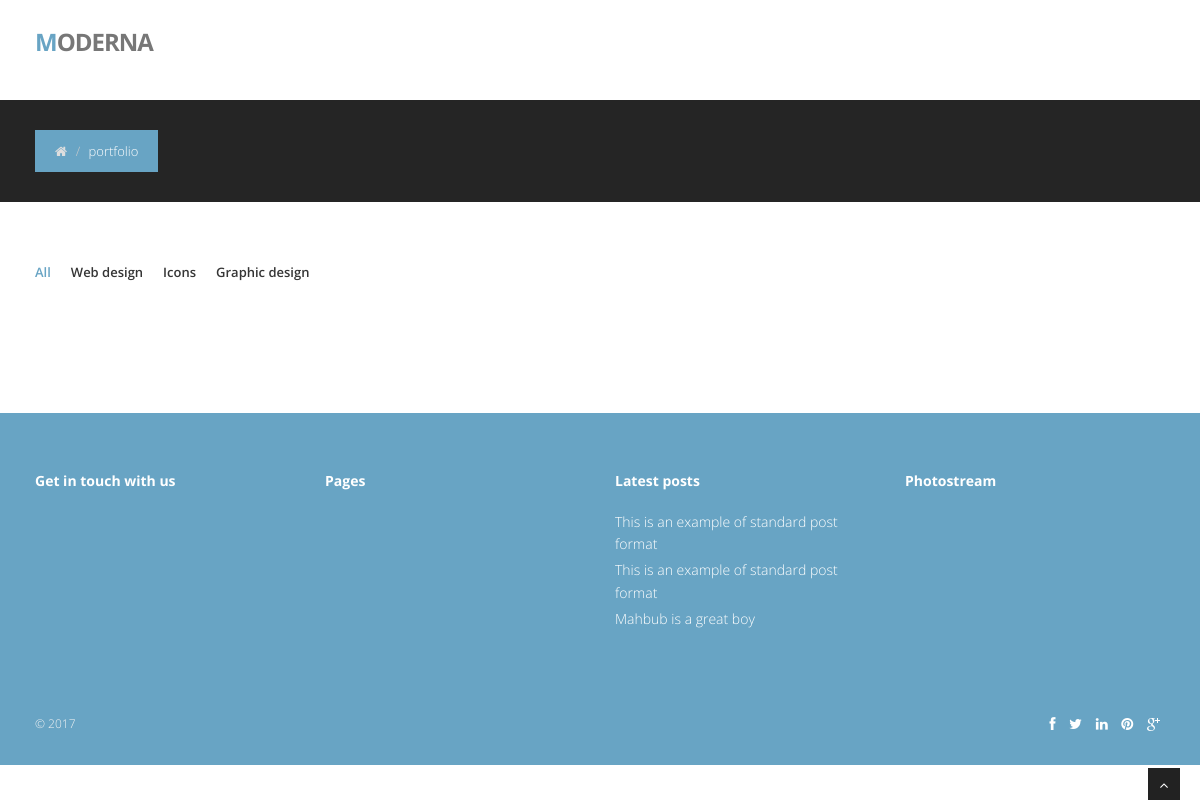
/portfolio.php, run on an earlier commit of the app's database.
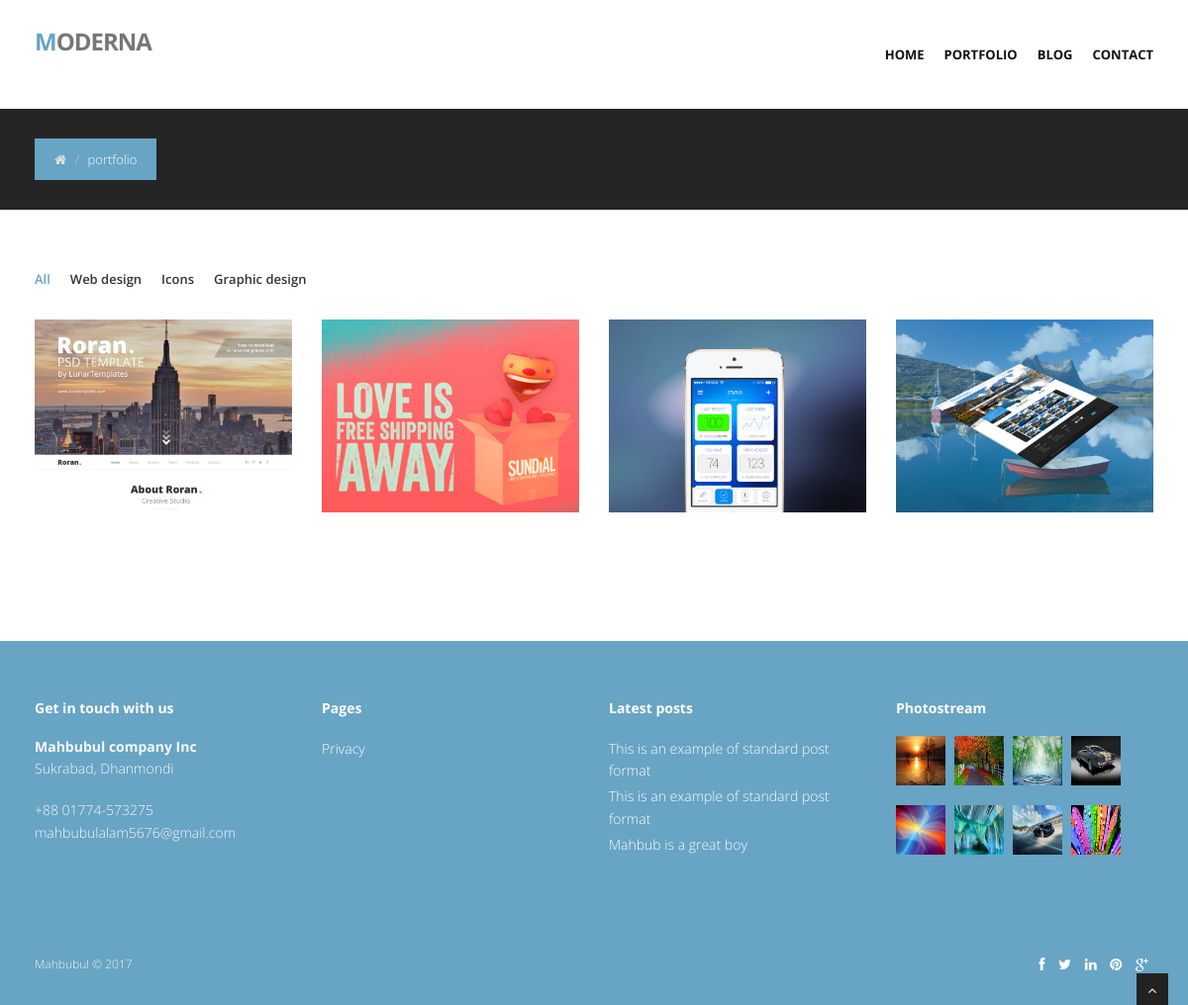
And on a later commit of the database.
### tables this page shows
CREATE TABLE `tbl_post` (
  `post_postId` int(11) NOT NULL,
  `post_postTitle` varchar(150) NOT NULL,
  `post_postDetails` text NOT NULL,
  `post_categoryId` int(11) NOT NULL,
  `post_postButtonText` varchar(40) NOT NULL,
  `post_postUploader` varchar(50) NOT NULL,
  `post_postUploaderId` int(5) NOT NULL,
  `post_postImage` varchar(255) NOT NULL,
  `post_postUploadeDate` timestamp NOT NULL DEFAULT CURRENT_TIMESTAMP,
  `post_postComment` int(5) NOT NULL,
  `post_postStatus` tinyint(2) NOT NULL
);

CREATE TABLE `tbl_menu` (
  `menuId` int(11) NOT NULL,
  `menuName` varchar(50) NOT NULL,
  `menuUrl` varchar(60) NOT NULL,
  `menuUploaderId` int(3) NOT NULL,
  `menuStatus` int(2) NOT NULL,
  `menuUploadeDate` timestamp NOT NULL DEFAULT CURRENT_TIMESTAMP,
  `menuPosition` int(3) DEFAULT NULL
);

CREATE TABLE `tbl_portfolio` (
  `portfolioId` int(11) NOT NULL,
  `portfolioTitle` varchar(255) NOT NULL,
  `portfolioName` varchar(150) NOT NULL,
  `portfolioImage` varchar(255) NOT NULL,
  `portfolioStatus` int(2) NOT NULL,
  `portfolioUploaderId` int(3) NOT NULL,
  `portfolioUploaderName` varchar(70) NOT NULL,
  `portfolioUploadeDate` timestamp NOT NULL DEFAULT CURRENT_TIMESTAMP,
  `portfolio_categoryId` int(2) NOT NULL
);

CREATE TABLE `tbl_description` (
  `value` varchar(20) NOT NULL,
  `website_heading` varchar(100) NOT NULL,
  `companyName` varchar(40) NOT NULL,
  `companyAddress` varchar(70) NOT NULL,
  `companyPhone` varchar(35) NOT NULL,
  `companyEmail` varchar(35) NOT NULL,
  `copyright` varchar(30) NOT NULL,
  `facebookUrl` varchar(50) NOT NULL,
  `twitterUrl` varchar(50) NOT NULL,
  `linkedinUrl` varchar(50) NOT NULL,
  `pinterestUrl` varchar(50) NOT NULL,
  `googleplusUrl` varchar(50) NOT NULL,
  `companyLogo` varchar(100) NOT NULL,
  `companyOwner` varchar(50) NOT NULL
);

CREATE TABLE `tbl_pageandfeature` (
  `pId` int(11) NOT NULL,
  `pTitle` varchar(110) NOT NULL,
  `pDetails` text NOT NULL,
  `pCategory` int(11) NOT NULL,
  `pStatus` int(11) NOT NULL,
  `pUploaderId` int(11) NOT NULL
);

CREATE TABLE `tbl_gallery` (
  `galleryId` int(11) NOT NULL,
  `galleryImage` varchar(255) NOT NULL,
  `galleryURL` varchar(120) NOT NULL,
  `galleryImageUploadeTime` timestamp NOT NULL DEFAULT CURRENT_TIMESTAMP,
  `galleryUploaderId` int(3) NOT NULL,
  `galleryUploaderName` varchar(30) NOT NULL
);

### functions/function.php (called while the page is built, shortened)
<?php
    function getHeader(){
        require_once "inc/header.php";
    }
    function getBread(){
            require_once "inc/bread.php";
        }
    function getFooter(){
            require_once "inc/footer.php";
        }
    function getPart($addPart){
            include_once "inc/".$addPart;
        }
    function getCurrentPage() {
    $link = explode('/', $_SERVER['PHP_SELF']);
    $page = $link[count($link) - 1];
    $page = explode('.',$page);
    $page = $page[0];
    return $page;
}
?>

### portfolio.php (called while the page is built)
<?php require_once "functions/function.php";?>
<?php  getHeader(); ?>
<?php  getBread(); ?>
<?php  getPart("portfolio.php"); ?>
<?php getFooter(); ?>

### inc/portfolio.php (the view, shortened to what this page needs)
<section id="content">
	<div class="container">
		<div class="row">
			<div class="col-lg-12">
				<ul class="portfolio-categ filter">
					<li class="all active"><a href="#">All</a></li>
					<li class="web"><a href="#" title="">Web design</a></li>
					<li class="icon"><a href="#" title="">Icons</a></li>
					<li class="graphic"><a href="#" title="">Graphic design</a></li>
				</ul>
				<div class="clearfix">
				</div>
				<div class="row">
					<section id="projects">
					<ul id="thumbs" class="portfolio">
						<?php
                            global $con;
                            $query = "SELECT * FROM tbl_portfolio WHERE portfolioStatus='2' ORDER BY portfolioId DESC";
                            $result = mysqli_query($con,$query)->fetch_all(MYSQLI_ASSOC);
                            if($result){
                                foreach($result as $portfolio){
                                extract($portfolio);
                         ?>
						<li class="item-thumbs col-lg-3 design" data-id="id-0" data-type="<?php if($portfolio_categoryId == 1){echo 'web';}elseif($portfolio_categoryId == 2){echo 'icon';}elseif($portfolio_categoryId == 3){echo 'graphic';} ?>">
						<img src="Admin/uploads/portfolioImage/<?=$portfolioImage;?>" alt="<?=$portfolioTitle;?>">
						</li>
						<?php } } ?>
					</ul>
					</section>
				</div>
			</div>
		</div>
	</div>
	</section>

### inc/header.php (shortened to what this page needs)
<!DOCTYPE html>
<html lang="en">
<head>
<link href="css/bootstrap.min.css" rel="stylesheet" />
<link href="css/fancybox/jquery.fancybox.css" rel="stylesheet">
<link href="css/jcarousel.css" rel="stylesheet" />
<link href="css/flexslider.css" rel="stylesheet" />
<link href="css/style.css" rel="stylesheet" />
<link href="skins/default.css" rel="stylesheet" />
</head>
<body>
<div id="wrapper">
	<header>
        <div class="navbar navbar-default navbar-static-top">
            <div class="container">
                <div class="navbar-header">
                    <a class="navbar-brand" href="index.php"><span>M</span>oderna</a>
                </div>
                <div class="navbar-collapse collapse ">
                    <ul class="nav navbar-nav">
                       <?php
                            global $con;
                            $query = "SELECT * FROM tbl_menu where menuStatus='2' ORDER BY menuPosition ASC";
                            $result = mysqli_query($con,$query)->fetch_all(MYSQLI_ASSOC);
                            if($result){
                                foreach($result as $menu){
                         ?>
                        <li><a href="<?=$menu['menuUrl'];?>"><?=$menu['menuName'];?></a></li>
                        <?php } } ?>
                    </ul>
                </div>
            </div>
        </div>
	</header>

### inc/bread.php
<section id="inner-headline">
	<div class="container">
		<div class="row">
			<div class="col-lg-12">
				<ul class="breadcrumb">
					<li><a href="#"><i class="fa fa-home"></i></a><i class="icon-angle-right"></i></li>
					<li class="active"><?php echo getCurrentPage();?></li>
				</ul>
			</div>
		</div>
	</div>
</section>

### inc/footer.php (shortened to what this page needs)
	<footer>
	<div class="container">
		<div class="row">
			<div class="col-lg-3">
				<div class="widget">
					<h5 class="widgetheading">Get in touch with us</h5>
					<?php
                         global $con;
                         $query = "SELECT * FROM tbl_description WHERE value='company_details' or value='copyright' or value='social_url'";
                         $adminResult = mysqli_query($con,$query);
                         if($adminResult){
                             $result = mysqli_fetch_array($adminResult);
                             extract($result);
                    ?>
					<address>
					<strong><?=$companyName;?></strong><br>
					 <?=$companyAddress;?> </address>
					<p>
						<i class="icon-phone"></i> <?=$companyPhone;?> <br>
						<i class="icon-envelope-alt"></i> <?=$companyEmail;?>
					</p>
					<?php } ?>
				</div>
			</div>
			<div class="col-lg-3">
				<div class="widget">
					<h5 class="widgetheading">Pages</h5>
					<ul class="link-list">
                        <?php
                            $query = "SELECT * FROM tbl_pageandfeature WHERE pStatus='2' and pCategory='2' ORDER BY pId DESC LIMIT 4";
                            $result = mysqli_query($con,$query)->fetch_all(MYSQLI_ASSOC);
                            if($result){
                                foreach($result as $page){
                                extract($page);
                        ?>
						<li><a href="?id=<?=$pId;?>"><?=$pTitle;?></a></li>
						<?php } } ?>
					</ul>
				</div>
			</div>
			<div class="col-lg-3">
				<div class="widget">
					<h5 class="widgetheading">Latest posts</h5>
					<ul class="link-list">
					    <?php
                           $postQuery = "SELECT * FROM tbl_post WHERE post_postStatus='2' ORDER BY post_postId DESC LIMIT 3";
                           $postResult = mysqli_query($con,$postQuery);
                           if($postResult){
                              while($post = $postResult->fetch_array()){
                                  extract($post);
                         ?>
						<li><a href="?postId=<?=$post_postId;?>"><?=$post_postTitle;?></a></li>
						<?php } }else{echo "";} ?>
					</ul>
				</div>
			</div>
			<div class="col-lg-3">
				<div class="widget">
					<h5 class="widgetheading">Photostream</h5>
					<div class="flickr_badge">
						<ul class="gallery">
                            <?php
                               $galleryQuery = "SELECT * FROM tbl_gallery ORDER BY galleryId DESC LIMIT 8";
                               $galleryResult = mysqli_query($con,$galleryQuery);
                               if($galleryResult){
                                  while($gallery = $galleryResult->fetch_array()){
                                      extract($gallery);
                             ?>
						    <li><a href="<?=$galleryURL;?>" title="Facebook <?=$galleryUploaderName;?>"><img src="Admin/uploads/galleryImage/<?=$galleryImage;?>" alt=""></a></li>
						    <?php } }else{echo "";} ?>
						</ul>
					</div>
				</div>
			</div>
		</div>
	</div>
	<div id="sub-footer">
		<div class="container">
			<div class="row">
				<div class="col-lg-6">
					<div class="copyright">
					    <?php
                         $query = "SELECT * FROM tbl_description WHERE value='copyright'";
                         $cResult = mysqli_query($con,$query);
                         if($cResult){
                             $result = mysqli_fetch_array($cResult);
                             extract($result);
                    ?>
						<p>
                            <span><?=$copyright." ".'&copy;'." ".date("Y");?>
						</p>
						<?php } ?>
					</div>
				</div>
				<div class="col-lg-6">
					<ul class="social-network">
					<?php
                         $query = "SELECT * FROM tbl_description WHERE value='social_url'";
                         $sResult = mysqli_query($con,$query);
                         if($sResult){
                             $result = mysqli_fetch_array($sResult);
                             extract($result);
                    ?>
						<li><a href="<?=$facebookUrl;?>" data-placement="top" title="Facebook"><i class="fa fa-facebook"></i></a></li>
						<li><a href="<?=$twitterUrl;?>" data-placement="top" title="Twitter"><i class="fa fa-twitter"></i></a></li>
						<li><a href="<?=$linkedinUrl;?>" data-placement="top" title="Linkedin"><i class="fa fa-linkedin"></i></a></li>
						<li><a href="<?=$pinterestUrl;?>" data-placement="top" title="Pinterest"><i class="fa fa-pinterest"></i></a></li>
						<li><a href="<?=$googleplusUrl;?>" data-placement="top" title="Google plus"><i class="fa fa-google-plus"></i></a></li>
					</ul>
					<?php } ?>
				</div>
			</div>
		</div>
	</div>
	</footer>
</div>
<a href="#" class="scrollup"><i class="fa fa-angle-up active"></i></a>
</body>
</html>

### css/style.css (style rules this page uses)
body { font-family:'Open Sans', Arial, sans-serif; font-size:14px; font-weight:300; line-height:1.6em; color:#656565; }
h1,h2, h3, h4, h5, h6 { font-family:'Open Sans', Arial, sans-serif; font-weight:700; line-height:1.1em; color:#333; margin-bottom: 20px; }
.container { padding:0 20px 0 20px; position:relative; }
#wrapper { width:100%; margin:0; padding:0; }
.row,.row-fluid { margin-bottom:30px; }
.row .row,.row-fluid .row-fluid { margin-bottom:30px; }
header .navbar { margin-bottom: 0; }
.navbar-default { border: none; }
.navbar-brand { color: #222; text-transform: uppercase; font-size: 24px; font-weight: 700; line-height: 1em; letter-spacing: -1px; margin-top: 30px; padding: 0 0 0 15px; }
header .navbar-collapse ul.navbar-nav { float: right; margin-right: 0; }
header .navbar-default { background-color: #fff; }
header .navbar { min-height: 100px; }
header .navbar-nav > li { padding-bottom: 30px; padding-top: 30px; }
header .navbar-nav > li > a { padding-bottom: 6px; padding-top: 5px; margin-left: 2px; line-height: 30px; font-weight: 700; -webkit-transition: all .3s ease; -moz-transition: all .3s ease; -ms-transition: all .3s ease; -o-transition: all .3s ease; transition: all .3s ease; }
header ul.nav li { border:none; margin:0; }
header ul.nav li a { font-size:12px; border:none; font-weight:700; text-transform:uppercase; }
.navbar .nav > li > a { color: #111; text-shadow: none; }
#content { position:relative; background:#fff; padding:50px 0 40px 0; }
#content img { max-width:100%; height:auto; }
#inner-headline { background:#252525; position:relative; margin:0; padding:0; color:#fefefe; }
#inner-headline ul.breadcrumb { margin:30px 0 0; float:left; }
#inner-headline ul.breadcrumb li { margin-bottom:0; padding-bottom:0; }
#inner-headline ul.breadcrumb li { font-size:13px; color:#fff; }
#inner-headline ul.breadcrumb li i { color:#dedede; }
#inner-headline ul.breadcrumb li a { color:#fff; }
#thumbs { margin: 0; padding: 0; }
#thumbs li { list-style-type: none; }
.item-thumbs { position: relative; overflow: hidden; margin-bottom: 30px; cursor: pointer; }
.item-thumbs a + img { width: 100%; }
ul.portfolio-categ { margin:10px 0 30px 0; padding:0; float:left; list-style:none; }
ul.portfolio-categ li { margin:0; padding:0 20px 0 0; float:left; list-style:none; font-size:13px; font-weight:600; }
ul.portfolio-categ li a { display:block; padding:35x 0 35x 0; color:#353535; }
ul.link-list { margin:0; padding:0; list-style:none; }
ul.link-list li { margin:0; padding:2px 0 2px 0; list-style:none; }
footer ul.link-list li a { color:#fff; }
.widgetheading { width:100%; padding:0; }
footer .widgetheading { position: relative; }
.widget .flickr_badge { width:100%; }
.widget .flickr_badge img { margin: 0 9px 20px 0; }
footer .widget .flickr_badge { width: 100%; }
footer .widget .flickr_badge img { margin: 0 9px 20px 0; }
.flickr_badge img { width: 50px; height: 50px; float: left; margin: 0 9px 20px 0; }
footer { padding:50px 0 0 0; color:#f8f8f8; }
footer a { color:#fff; }
footer h1, footer h2, footer h3, footer h4, footer h5, footer h6 { color:#fff; }
footer address { line-height:1.6em; }
ul.social-network { list-style:none; margin:0; }
ul.social-network li { display:inline; margin: 0 5px; }
#sub-footer { text-shadow:none; color:#f5f5f5; padding:0; padding-top:30px; margin:20px 0 0 0; }
#sub-footer p { margin:0; padding:0; }
#sub-footer span { color:#f5f5f5; }
.copyright { text-align:left; font-size:12px; }
#sub-footer ul.social-network { float:right; }
.scrollup { position:fixed; width:32px; height:32px; bottom:0px; right:20px; background: #222; }
a.scrollup { outline:0; text-align: center; }
a.scrollup i { margin-top: 10px; color: #fff; }

### skins/default.css (style rules this page uses)
a, a:hover,a:focus,a:active, footer a.text-link:hover, strike, .post-meta span a:hover, footer a.text-link, ul.meta-post li a:hover, ul.cat li a:hover, ul.recent li h6 a:hover, ul.portfolio-categ li.active a, ul.portfolio-categ li.active a:hover, ul.portfolio-categ li a:hover,ul.related-post li h4 a:hover, span.highlight,article .post-heading h3 a:hover, .navbar .nav > .active > a,.navbar .nav > .active > a:hover,.navbar .nav > li > a:hover,.navbar .nav > li > a:focus,.navbar .nav > .active > a:focus, .validation { color:#68A4C4; }
.navbar-brand span { color: #68A4C4; }
.breadcrumb { background-color: #68A4C4; }
footer { background:#68A4C4; }
#sub-footer { background:#68A4C4; }

### inc/footer.php (style rules this page uses)
.gallery { margin: 0; padding: 0; }
.gallery li { list-style: none; }

What changed in the data, as far as the page shows it:
added tbl_menu: menuName "HOME"
added tbl_menu: menuName "PORTFOLIO"
added tbl_menu: menuName "BLOG"
added tbl_menu: menuName "CONTACT"
added tbl_portfolio: portfolioImage (picture)
added tbl_portfolio: portfolioImage (picture)
added tbl_portfolio: portfolioImage (picture)
added tbl_portfolio: portfolioImage (picture)
added tbl_description: companyName "Mahbubul company Inc", companyAddress "Sukrabad, Dhanmondi", companyPhone "+88 01774-573275", companyEmail "mahbubulalam5676@gmail.com"
added tbl_pageandfeature: pTitle "Privacy"
added tbl_gallery: galleryImage (picture)
added tbl_gallery: galleryImage (picture)
added tbl_gallery: galleryImage (picture)
added tbl_gallery: galleryImage (picture)
added tbl_gallery: galleryImage (picture)
added tbl_gallery: galleryImage (picture)
added tbl_gallery: galleryImage (picture)
added tbl_gallery: galleryImage (picture)
added tbl_description: copyright "Mahbubul"
